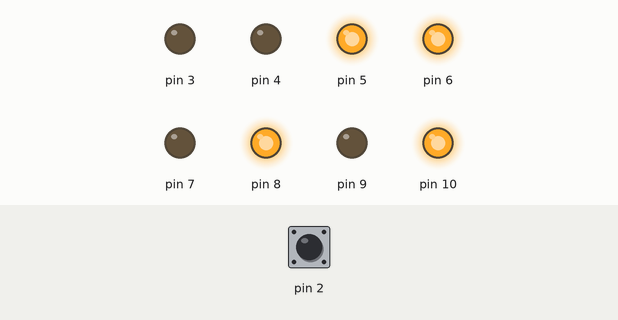
A sketch run on a simulated Arduino Uno, built with avr-gcc and run on an emulated ATmega328P. On the bench: output pins drawn as LEDs (lit = HIGH). The test bench sets the inputs (shaded band); at power-on: pin 2 HIGH.

Above: at 0.12 s.
At 2.37 s:
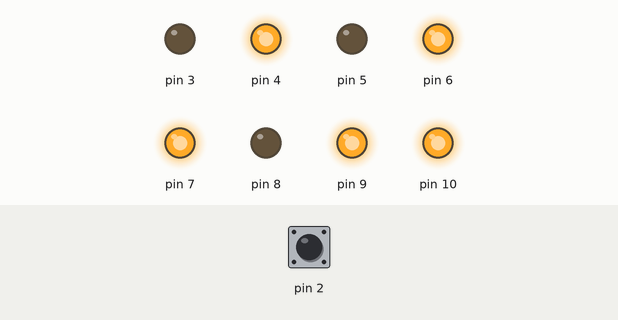
Timing chart, 0 to 3.0 s (numbered marks = the images above):
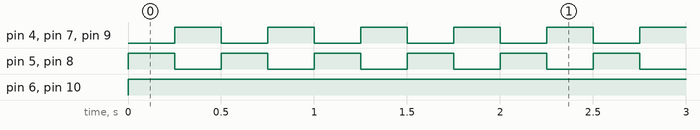

The sketch:

copy_of_daring_amberis4.ino
```cpp
int switchState = 0;
void setup(){
 pinMode(10,OUTPUT);
 pinMode(9,OUTPUT);
 pinMode(8,OUTPUT);
 pinMode(7,OUTPUT);
 pinMode(6,OUTPUT);
 pinMode(3,OUTPUT);
 pinMode(4,OUTPUT);
 pinMode(5,OUTPUT);
 pinMode(2,INPUT);
 pinMode(11,INPUT);
 pinMode(12,INPUT);
}
void loop(){
 switchState = digitalRead(2);
  if (switchState == LOW)
 switchState = digitalRead(11);
  if (switchState == LOW)
 switchState = digitalRead(12);
  if (switchState == LOW) {
 // the buton is not pressed
digitalWrite(3, HIGH); // green LED
digitalWrite(4, LOW); // red LED
digitalWrite(5, LOW); // red LED
digitalWrite(6, HIGH); // green LED
digitalWrite(7, HIGH); // red LED
digitalWrite(8, LOW); // red LED
digitalWrite(9, HIGH); // red LED
digitalWrite(10, LOW);
 }
else { // the buton is pressed
digitalWrite(3, LOW);
digitalWrite(4, LOW);
digitalWrite(5, HIGH);
digitalWrite(6, HIGH);
digitalWrite(7, LOW);
digitalWrite(8, HIGH);
digitalWrite(9, LOW);
digitalWrite(10, HIGH);
delay(250); // wait for a quarter second
 // toggle the LEDs
digitalWrite(4, HIGH);
digitalWrite(5, LOW);
digitalWrite(7, HIGH);
digitalWrite(8, LOW);
digitalWrite(9,HIGH);
delay(250); // wait for a quarter second
 }
} // go back to the beginning of the loop
 // this is a comment
```

Measured:
- by itself, pin 4, pin 5, pin 7–9: alternates HIGH for 0.25 s and LOW for 0.25 s
- by itself, pin 6, pin 10: LOW → HIGH at 0.00 s
